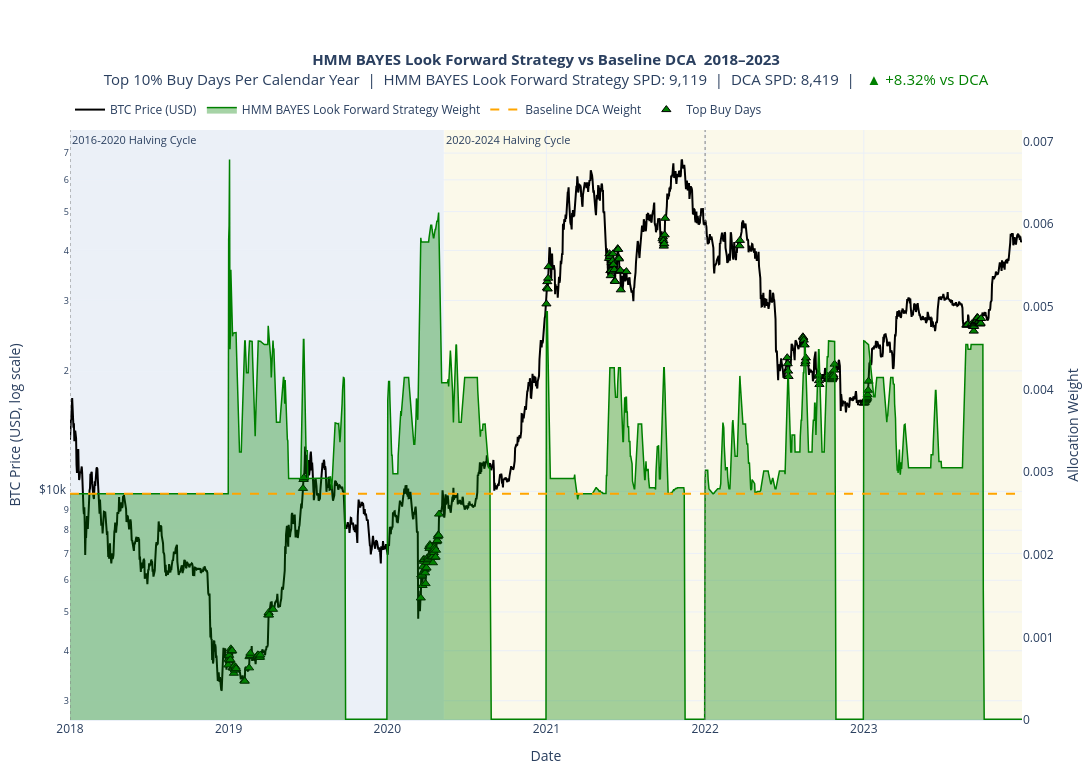

This figure's notebook cell:
### Code cell
combined_plot_df = (
    pd.concat([merged_train.to_pandas(), 
               #merged_test.to_pandas()
               ])
    .sort_values("date")
    .reset_index(drop=True)
)
combined_plot_df["date"] = pd.to_datetime(combined_plot_df["date"])

cols = plots.StrategyColumns(
    weight="dynamic_weight",
    spd="sats_per_dollar_dynamic",
    sats_accum="sats_accum_dynamic",
)

# Full period
full_plot = plots.plot_strategy_full_period(
    combined_plot_df, 
    cols, 
    "HMM BAYES Look Forward Strategy", 
    date_range=("2018-01-01", str(combined_plot_df["date"].max().date())),
    #test_start_date="2024-01-01"
)
plt.show()

### Figure 1 — Plotly figure (JSON) as saved in the notebook; plotly's stock layout.template omitted (floating-point values rounded to 4 significant figures; data arrays with more than 128 entries replaced by an {"elided": "..."} marker saying what was removed)
{"data": [{"customdata": {"elided": "2190x8 mixed values"}, "hovertemplate": "<b>Date</b>: %{x|%Y-%m-%d}<br><b>Year</b>: %{customdata[0]}<br><b>Cycle</b>: %{customdata[1]}<br><b>BTC Price</b>: $%{y:,.2f}<br><b>HMM BAYES Look Forward Strategy Weight</b>: %{customdata[2]:.8f}<br><b>DCA Weight</b>: %{customdata[3]:.8f}<br><b>HMM BAYES Look Forward Strategy sats/$</b>: %{customdata[4]:,.2f}<br><b>DCA sats/$</b>: %{customdata[5]:,.2f}<br><b>HMM BAYES Look Forward Strategy sats accum.</b>: %{customdata[6]:,.2f}<br><b>DCA sats accum.</b>: %{customdata[7]:,.2f}<extra></extra>", "line": {"color": "black", "width": 2}, "mode": "lines", "name": "BTC Price (USD)", "type": "scatter", "x": {"elided": "2190 str values"}, "y": {"elided": "2190 float values"}, "yaxis": "y"}, {"customdata": {"elided": "2190x5 mixed values"}, "fill": "tozeroy", "fillcolor": "rgba(0, 128, 0, 0.35)", "hovertemplate": "<b>Date</b>: %{x|%Y-%m-%d}<br><b>Year</b>: %{customdata[0]}<br><b>Cycle</b>: %{customdata[1]}<br><b>HMM BAYES Look Forward Strategy Weight</b>: %{y:.8f}<br><b>BTC Price</b>: $%{customdata[2]:,.2f}<br><b>HMM BAYES Look Forward Strategy sats/$</b>: %{customdata[3]:,.2f}<br><b>HMM BAYES Look Forward Strategy sats accum.</b>: %{customdata[4]:,.2f}<extra></extra>", "line": {"color": "green", "width": 1.5}, "mode": "lines", "name": "HMM BAYES Look Forward Strategy Weight", "type": "scatter", "x": {"elided": "2190 str values"}, "y": {"elided": "2190 float values"}, "yaxis": "y2"}, {"customdata": {"elided": "2190x5 mixed values"}, "hovertemplate": "<b>Date</b>: %{x|%Y-%m-%d}<br><b>Year</b>: %{customdata[0]}<br><b>Cycle</b>: %{customdata[1]}<br><b>DCA Weight</b>: %{y:.8f}<br><b>BTC Price</b>: $%{customdata[2]:,.2f}<br><b>DCA sats/$</b>: %{customdata[3]:,.2f}<br><b>DCA sats accum.</b>: %{customdata[4]:,.2f}<extra></extra>", "line": {"color": "orange", "dash": "dash", "width": 2}, "mode": "lines", "name": "Baseline DCA Weight", "type": "scatter", "x": {"elided": "2190 str values"}, "y": {"elided": "2190 float values"}, "yaxis": "y2"}, {"customdata": {"elided": "192x3 float values"}, "hovertemplate": "<b>Top Buy Date</b>: %{x|%Y-%m-%d}<br><b>Year</b>: %{customdata[0]}<br><b>BTC Price</b>: $%{y:,.2f}<br><b>HMM BAYES Look Forward Strategy Weight</b>: %{customdata[1]:.8f}<br><b>Year Threshold</b>: %{customdata[2]:.8f}<extra></extra>", "marker": {"color": "green", "line": {"color": "black", "width": 1}, "size": 8, "symbol": "triangle-up"}, "mode": "markers", "name": "Top Buy Days", "type": "scatter", "x": {"elided": "192 str values"}, "y": {"elided": "192 float values"}, "yaxis": "y"}], "layout": {"annotations": [{"font": {"size": 11}, "showarrow": false, "text": "2016-2020 Halving Cycle", "x": "2018-01-01T00:00:00", "xanchor": "left", "xref": "x", "y": 1, "yanchor": "top", "yref": "y domain"}, {"font": {"size": 11}, "showarrow": false, "text": "2020-2024 Halving Cycle", "x": "2020-05-11T00:00:00", "xanchor": "left", "xref": "x", "y": 1, "yanchor": "top", "yref": "y domain"}], "height": 780, "hovermode": "x unified", "legend": {"orientation": "h", "x": 0, "xanchor": "left", "y": 1.01, "yanchor": "bottom"}, "margin": {"b": 60, "l": 70, "r": 70, "t": 130}, "shapes": [{"fillcolor": "rgba(176, 196, 222, 0.25)", "layer": "below", "line": {"width": 0}, "opacity": 1.0, "type": "rect", "x0": "2018-01-01T00:00:00", "x1": "2020-05-10T00:00:00", "xref": "x", "y0": 0, "y1": 1, "yref": "y domain"}, {"fillcolor": "rgba(238, 232, 170, 0.25)", "layer": "below", "line": {"width": 0}, "opacity": 1.0, "type": "rect", "x0": "2020-05-11T00:00:00", "x1": "2023-12-31T00:00:00", "xref": "x", "y0": 0, "y1": 1, "yref": "y domain"}, {"line": {"color": "gray", "dash": "dot", "width": 1}, "type": "line", "x0": "2010-08-16T00:00:00", "x1": "2010-08-16T00:00:00", "xref": "x", "y0": 0, "y1": 1, "yref": "y domain"}, {"line": {"color": "gray", "dash": "dot", "width": 1}, "type": "line", "x0": "2014-01-01T00:00:00", "x1": "2014-01-01T00:00:00", "xref": "x", "y0": 0, "y1": 1, "yref": "y domain"}, {"line": {"color": "gray", "dash": "dot", "width": 1}, "type": "line", "x0": "2018-01-01T00:00:00", "x1": "2018-01-01T00:00:00", "xref": "x", "y0": 0, "y1": 1, "yref": "y domain"}, {"line": {"color": "gray", "dash": "dot", "width": 1}, "type": "line", "x0": "2022-01-01T00:00:00", "x1": "2022-01-01T00:00:00", "xref": "x", "y0": 0, "y1": 1, "yref": "y domain"}], "title": {"font": {"size": 15}, "text": "<b>HMM BAYES Look Forward Strategy vs Baseline DCA  2018–2023</b><br>Top 10% Buy Days Per Calendar Year  |  HMM BAYES Look Forward Strategy SPD: 9,119  |  DCA SPD: 8,419  |  <span style='color:green;'> <span style='color:green;'>▲ +8.32% vs DCA</span></span>", "x": 0.5}, "width": 1450, "xaxis": {"range": ["2018-01-01T00:00:00", "2023-12-31T00:00:00"], "showgrid": true, "title": {"text": "Date"}}, "yaxis": {"showgrid": true, "side": "left", "tickprefix": "$", "title": {"text": "BTC Price (USD, log scale)"}, "type": "log"}, "yaxis2": {"overlaying": "y", "showgrid": false, "side": "right", "title": {"text": "Allocation Weight"}}}}
